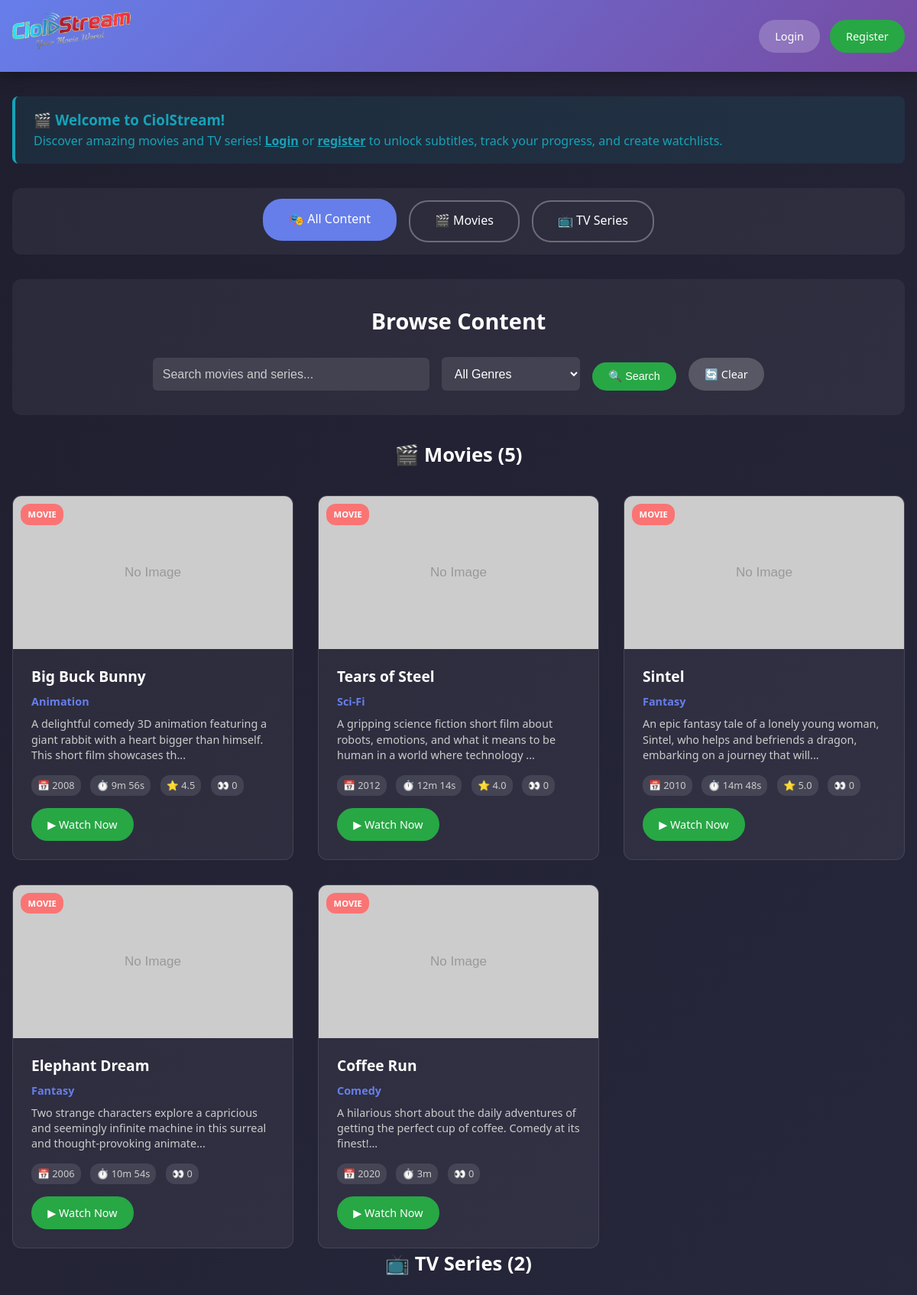
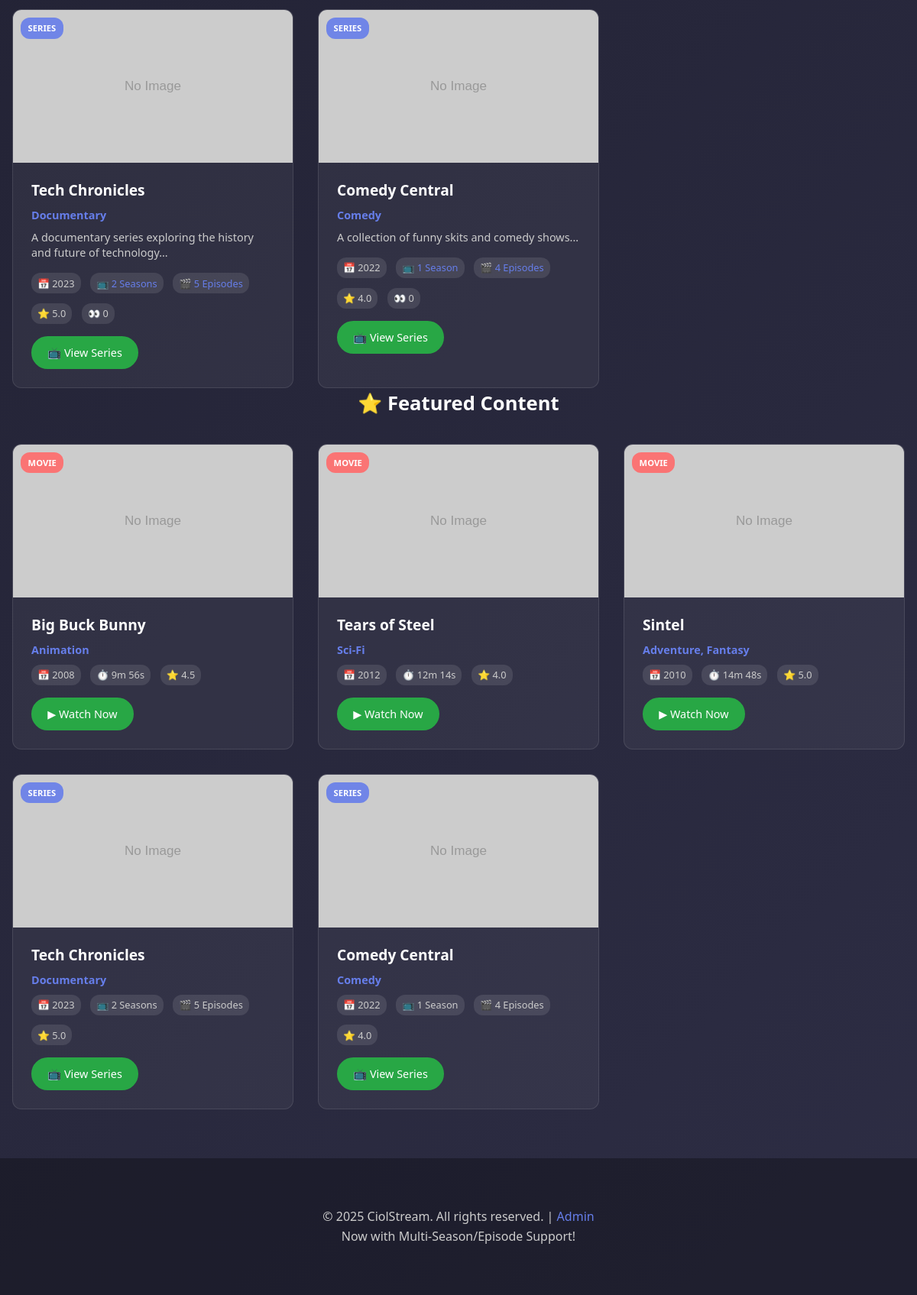
/, run on an earlier commit of the app's database (2 pictures, top to bottom).
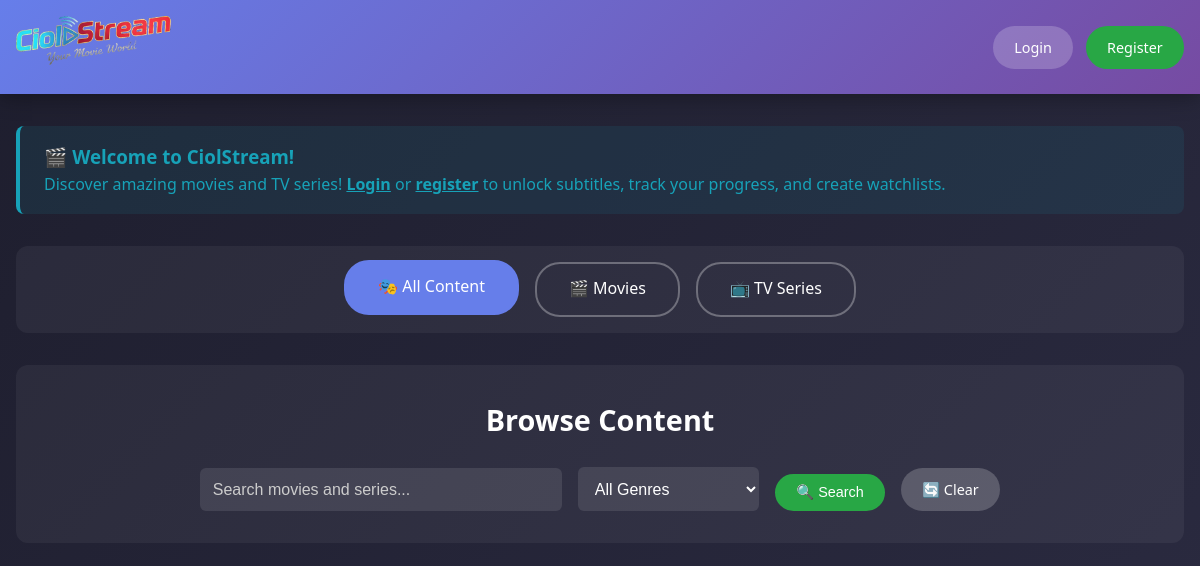
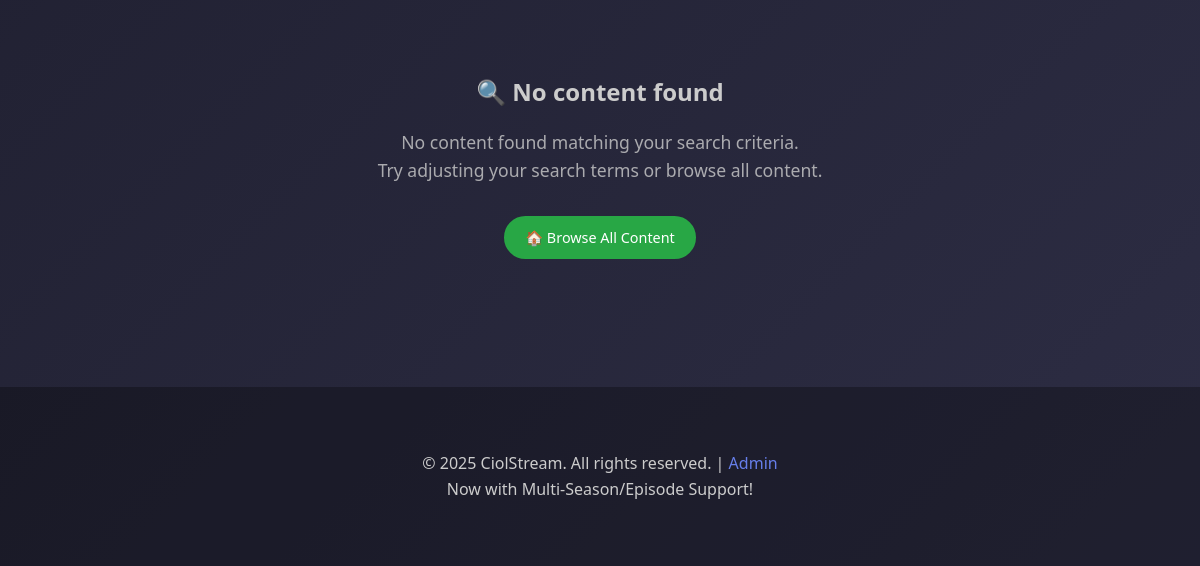
And on a later commit of the database (2 pictures, top to bottom).
### tables this page shows
CREATE TABLE videos (
    id INT AUTO_INCREMENT PRIMARY KEY,
    title VARCHAR(255) NOT NULL,
    content_type ENUM('movie', 'episode') DEFAULT 'movie',
    series_id INT NULL,
    season_id INT NULL,
    episode_number INT NULL,
    genre VARCHAR(100) NOT NULL,
    youtube_id VARCHAR(50) NOT NULL,
    description TEXT,
    thumbnail_url VARCHAR(500),
    duration_seconds INT DEFAULT 0,
    release_year YEAR NULL,
    imdb_rating DECIMAL(3, 1) DEFAULT NULL,
    language VARCHAR(50) DEFAULT 'English',
    director VARCHAR(100) DEFAULT NULL,
    cast TEXT DEFAULT NULL,
    tags VARCHAR(500) DEFAULT NULL,
    view_count INT DEFAULT 0,
    featured BOOLEAN DEFAULT FALSE,
    status ENUM('active', 'inactive', 'coming_soon') DEFAULT 'active',
    created_at TIMESTAMP DEFAULT CURRENT_TIMESTAMP,
    updated_at TIMESTAMP DEFAULT CURRENT_TIMESTAMP ON UPDATE CURRENT_TIMESTAMP,
    FOREIGN KEY (series_id) REFERENCES series(id) ON DELETE CASCADE,
    FOREIGN KEY (season_id) REFERENCES seasons(id) ON DELETE CASCADE,
    UNIQUE KEY unique_episode (series_id, season_id, episode_number),
    INDEX idx_videos_content_type (content_type),
    INDEX idx_videos_series (series_id),
    INDEX idx_videos_season (season_id),
    INDEX idx_videos_genre (genre),
    INDEX idx_videos_status (status),
    INDEX idx_videos_featured (featured)
);

CREATE TABLE series (
    id INT AUTO_INCREMENT PRIMARY KEY,
    title VARCHAR(255) NOT NULL,
    description TEXT,
    thumbnail_url VARCHAR(500),
    release_year YEAR NULL,
    imdb_rating DECIMAL(3, 1) DEFAULT NULL,
    language VARCHAR(50) DEFAULT 'English',
    director VARCHAR(100) DEFAULT NULL,
    cast TEXT DEFAULT NULL,
    tags VARCHAR(500) DEFAULT NULL,
    view_count INT DEFAULT 0,
    featured BOOLEAN DEFAULT FALSE,
    status ENUM('active', 'inactive', 'coming_soon') DEFAULT 'active',
    created_at TIMESTAMP DEFAULT CURRENT_TIMESTAMP,
    updated_at TIMESTAMP DEFAULT CURRENT_TIMESTAMP ON UPDATE CURRENT_TIMESTAMP
);

### public/index.php (the view, shortened to what the changed rows need)
<?php
require_once '../config/database.php';
require_once '../includes/functions.php';
$search = isset($_GET['search']) ? trim($_GET['search']) : '';
$genre_filter = isset($_GET['genre']) ? trim($_GET['genre']) : '';
$content_type = isset($_GET['type']) ? trim($_GET['type']) : '';
$show_movies = empty($content_type) || $content_type === 'movie';
$show_series = empty($content_type) || $content_type === 'series';
$movies = [];
$series = [];
if ($show_movies) {
    $movies = searchVideos($pdo, $search, $genre_filter, ['content_type' => 'movie']);
}
if ($show_series) {
    $series = searchSeries($pdo, $search, $genre_filter);
}
?>
<!DOCTYPE html>
<html lang="en">
<head>
    <link rel="stylesheet" href="../assets/css/style.css">
</head>
<body>
    <main>
        <div class="container">
            <div class="search-section">
                <h2>Browse Content</h2>
            </div>
            <?php if ($show_movies && !empty($movies)): ?>
            <div class="content-section">
                <h3>🎬 Movies (<?php echo count($movies); ?>)</h3>
                <div class="content-grid">
                    <?php foreach ($movies as $video): ?>
                        <div class="content-card" onclick="window.location.href='watch.php?id=<?php echo $video['id']; ?>'">
                            <div class="content-thumbnail">
                                <div class="content-type-badge badge-movie">Movie</div>
                            </div>
                            <div class="content-info">
                                <h4><?php echo htmlspecialchars($video['title']); ?></h4>
                                <p class="genre"><?php echo htmlspecialchars($video['genre']); ?></p>
                                <?php if ($video['description']): ?>
                                    <p class="description"><?php echo htmlspecialchars(substr($video['description'], 0, 120) . '...'); ?></p>
                                <?php endif; ?>
                                <div class="content-meta">
                                    <?php if ($video['release_year']): ?>
                                        <span class="meta-item">📅 <?php echo $video['release_year']; ?></span>
                                    <?php endif; ?>
                                    <?php if ($video['duration_seconds']): ?>
                                        <span class="meta-item">⏱️ <?php echo formatDuration($video['duration_seconds']); ?></span>
                                    <?php endif; ?>
                                    <?php if ($video['avg_rating'] > 0): ?>
                                        <span class="meta-item">⭐ <?php echo number_format($video['avg_rating'], 1); ?></span>
                                    <?php endif; ?>
                                    <span class="meta-item">👀 <?php echo number_format($video['view_count']); ?></span>
                                </div>
                                <div class="content-actions">
                                    <a href="watch.php?id=<?php echo $video['id']; ?>"
                                    class="btn btn-primary"
                                    onclick="event.stopPropagation()">
                                    ▶ Watch Now
                                </a>
                                </div>
                            </div>
                        </div>
                    <?php endforeach; ?>
                </div>
            </div>
            <?php endif; ?>
            <?php if ($show_series && !empty($series)): ?>
            <div class="content-section">
                <h3>📺 TV Series (<?php echo count($series); ?>)</h3>
                <div class="content-grid">
                    <?php foreach ($series as $show): ?>
                        <div class="content-card series-card" onclick="window.location.href='series.php?id=<?php echo $show['id']; ?>'">
                            <div class="content-thumbnail">
                                <div class="content-type-badge badge-series">Series</div>
                            </div>
                            <div class="content-info">
                                <h4><?php echo htmlspecialchars($show['title']); ?></h4>
                                <?php if ($show['genres']): ?>
                                    <p class="genre"><?php echo htmlspecialchars($show['genres']); ?></p>
                                <?php endif; ?>
                                <?php if ($show['description']): ?>
                                    <p class="description"><?php echo htmlspecialchars(substr($show['description'], 0, 120) . '...'); ?></p>
                                <?php endif; ?>
                                <div class="content-meta series-meta">
                                    <?php if ($show['release_year']): ?>
                                        <span class="meta-item">📅 <?php echo $show['release_year']; ?></span>
                                    <?php endif; ?>
                                    <span class="meta-item season-count">📺 <?php echo $show['season_count']; ?> Season<?php echo $show['season_count'] != 1 ? 's' : ''; ?></span>
                                    <span class="meta-item episode-count">🎬 <?php echo $show['episode_count']; ?> Episode<?php echo $show['episode_count'] != 1 ? 's' : ''; ?></span>
                                    <?php if ($show['avg_rating'] > 0): ?>
                                        <span class="meta-item">⭐ <?php echo number_format($show['avg_rating'], 1); ?></span>
                                    <?php endif; ?>
                                    <span class="meta-item">👀 <?php echo number_format($show['view_count']); ?></span>
                                </div>
                                <div class="content-actions">
                                    <a href="series.php?id=<?php echo $show['id']; ?>"
                                       class="btn btn-primary"
                                       onclick="event.stopPropagation()">
                                        📺 View Series
                                    </a>
                                </div>
                            </div>
                        </div>
                    <?php endforeach; ?>
                </div>
            </div>
            <?php endif; ?>
            <?php if (($show_movies && empty($movies)) && ($show_series && empty($series))): ?>
                <div class="no-results">
                    <h3>🔍 No content found</h3>
                    <p>No <?php echo $content_type ? htmlspecialchars($content_type) . 's' : 'content'; ?> found matching your search criteria.</p>
                    <p>Try adjusting your search terms or browse all content.</p>
                    <div style="margin-top: 2rem;">
                        <a href="index.php" class="btn btn-primary">🏠 Browse All Content</a>
                    </div>
                </div>
            <?php endif; ?>
            <?php if (empty($search) && empty($genre_filter) && empty($content_type)): ?>
                <?php $featured = getFeaturedContent($pdo, 6); ?>
                <?php if (!empty($featured)): ?>
                <div class="content-section">
                    <h3>⭐ Featured Content</h3>
                    <div class="content-grid">
                        <?php foreach ($featured as $item): ?>
                            <?php $isMovie = $item['item_type'] === 'movie'; ?>
                            <div class="content-card <?php echo $isMovie ? '' : 'series-card'; ?>"
                                 onclick="window.location.href='<?php echo $isMovie ? 'watch.php?id=' . $item['id'] : 'series.php?id=' . $item['id']; ?>'">
                                <div class="content-thumbnail">
                                    <div class="content-type-badge badge-<?php echo $item['item_type']; ?>">
                                        <?php echo $isMovie ? 'Movie' : 'Series'; ?>
                                    </div>
                                </div>
                                <div class="content-info">
                                    <h4><?php echo htmlspecialchars($item['title']); ?></h4>
                                    <?php if ($item['genres']): ?>
                                        <p class="genre"><?php echo htmlspecialchars($item['genres']); ?></p>
                                    <?php endif; ?>
                                    <div class="content-meta">
                                        <?php if ($item['release_year']): ?>
                                            <span class="meta-item">📅 <?php echo $item['release_year']; ?></span>
                                        <?php endif; ?>
                                        <?php if ($isMovie && $item['duration_seconds']): ?>
                                            <span class="meta-item">⏱️ <?php echo formatDuration($item['duration_seconds']); ?></span>
                                        <?php elseif (!$isMovie): ?>
                                            <span class="meta-item">📺 <?php echo $item['season_count']; ?> Season<?php echo $item['season_count'] != 1 ? 's' : ''; ?></span>
                                            <span class="meta-item">🎬 <?php echo $item['episode_count']; ?> Episodes</span>
                                        <?php endif; ?>
                                        <?php if ($item['avg_rating'] > 0): ?>
                                            <span class="meta-item">⭐ <?php echo number_format($item['avg_rating'], 1); ?></span>
                                        <?php endif; ?>
                                    </div>
                                    <div class="content-actions">
                                        <a href="<?php echo $isMovie ? 'watch.php?id=' . $item['id'] : 'series.php?id=' . $item['id']; ?>"
                                           class="btn btn-primary"
                                           onclick="event.stopPropagation()">
                                            <?php echo $isMovie ? '▶ Watch Now' : '📺 View Series'; ?>
                                        </a>
                                    </div>
                                </div>
                            </div>
                        <?php endforeach; ?>
                    </div>
                </div>
                <?php endif; ?>
            <?php endif; ?>
        </div>
    </main>
</body>
</html>

What changed in the data, as far as the page shows it:
removed videos: title "Big Buck Bunny", genre "Animation", description "A delightful comedy 3D animation featuring a giant rabbit with a heart bigger than himself. This short film showcases th...", release_year "2008", duration_seconds "9m 56s", avg_rating "4.5", view_count "0", shows "MOVIE", genres "Animation", shows "▶ Watch Now"
removed videos: title "Tears of Steel", genre "Sci-Fi", description "A gripping science fiction short film about robots, emotions, and what it means to be human in a world where technology ...", release_year "2012", duration_seconds "12m 14s", avg_rating "4.0", view_count "0", shows "MOVIE", genres "Sci-Fi", shows "▶ Watch Now"
removed videos: title "Sintel", genre "Fantasy", description "An epic fantasy tale of a lonely young woman, Sintel, who helps and befriends a dragon, embarking on a journey that will...", release_year "2010", duration_seconds "14m 48s", avg_rating "5.0", view_count "0", shows "MOVIE", genres "Adventure, Fantasy", shows "▶ Watch Now"
removed videos: title "Elephant Dream", genre "Fantasy", description "Two strange characters explore a capricious and seemingly infinite machine in this surreal and thought-provoking animate...", release_year "2006", duration_seconds "10m 54s", view_count "0", shown under "🎬 Movies (5)"
removed videos: title "Coffee Run", genre "Comedy", description "A hilarious short about the daily adventures of getting the perfect cup of coffee. Comedy at its finest!...", release_year "2020", duration_seconds "3m", view_count "0", shown under "🎬 Movies (5)"
removed series: title "Tech Chronicles", genres "Documentary", description "A documentary series exploring the history and future of technology...", release_year "2023", season_count "2", episode_count "5", avg_rating "5.0", view_count "0", shows "SERIES", shows "📺 View Series"
removed series: title "Comedy Central", genres "Comedy", description "A collection of funny skits and comedy shows...", release_year "2022", season_count "1", episode_count "4", avg_rating "4.0", view_count "0", shows "SERIES", shows "📺 View Series"
Also different on the page:
count($movies): "5" → (not shown)
count($series): "2" → (not shown)
text no longer shown: "🎬 Movies ( ) 📺 TV Series ( ) ⭐ Featured Content"
text now shown: "🔍 No content found No content found matching your search criteria. Try adjusting your search terms or browse all content. 🏠 Browse All Content"
